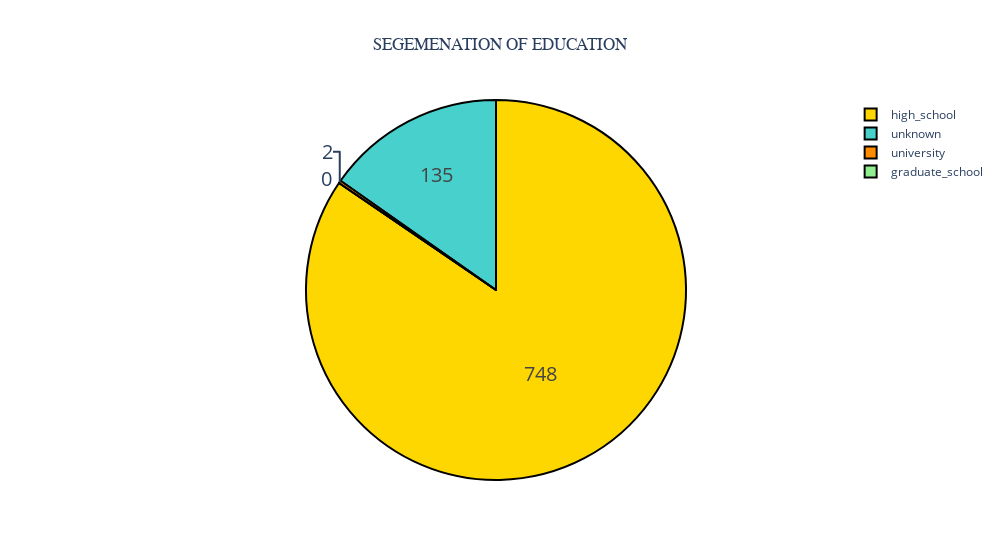

The notebook cell saved with this chart:
### Code cell
colors = ['gold', 'mediumturquoise', 'darkorange', 'lightgreen']

fig = go.Figure(data=[go.Pie(labels=my_frame.education,
                             values=my_frame.total_count)])


fig.update_layout(
width=1000,
title={"x": 0.5, "xanchor":"center", 
"font_family":"Times New Roman", 
"text":"SEGEMENATION OF EDUCATION"})

fig.update_traces(hoverinfo='label+percent', textinfo='value', textfont_size=20,
                  marker={'colors':colors, 'line_color':'#000000','line_width':2})

fig.show()

### Figure 1 — Plotly figure (JSON) as saved in the notebook; plotly's stock layout.template omitted (floating-point values rounded to 4 significant figures)
{"data": [{"hoverinfo": "label+percent", "labels": ["high_school", "unknown", "university", "graduate_school"], "marker": {"colors": ["gold", "mediumturquoise", "darkorange", "lightgreen"], "line": {"color": "#000000", "width": 2}}, "textfont": {"size": 20}, "textinfo": "value", "type": "pie", "values": [748, 135, 2, 0]}], "layout": {"title": {"font": {"family": "Times New Roman"}, "text": "SEGEMENATION OF EDUCATION", "x": 0.5, "xanchor": "center"}, "width": 1000}}
